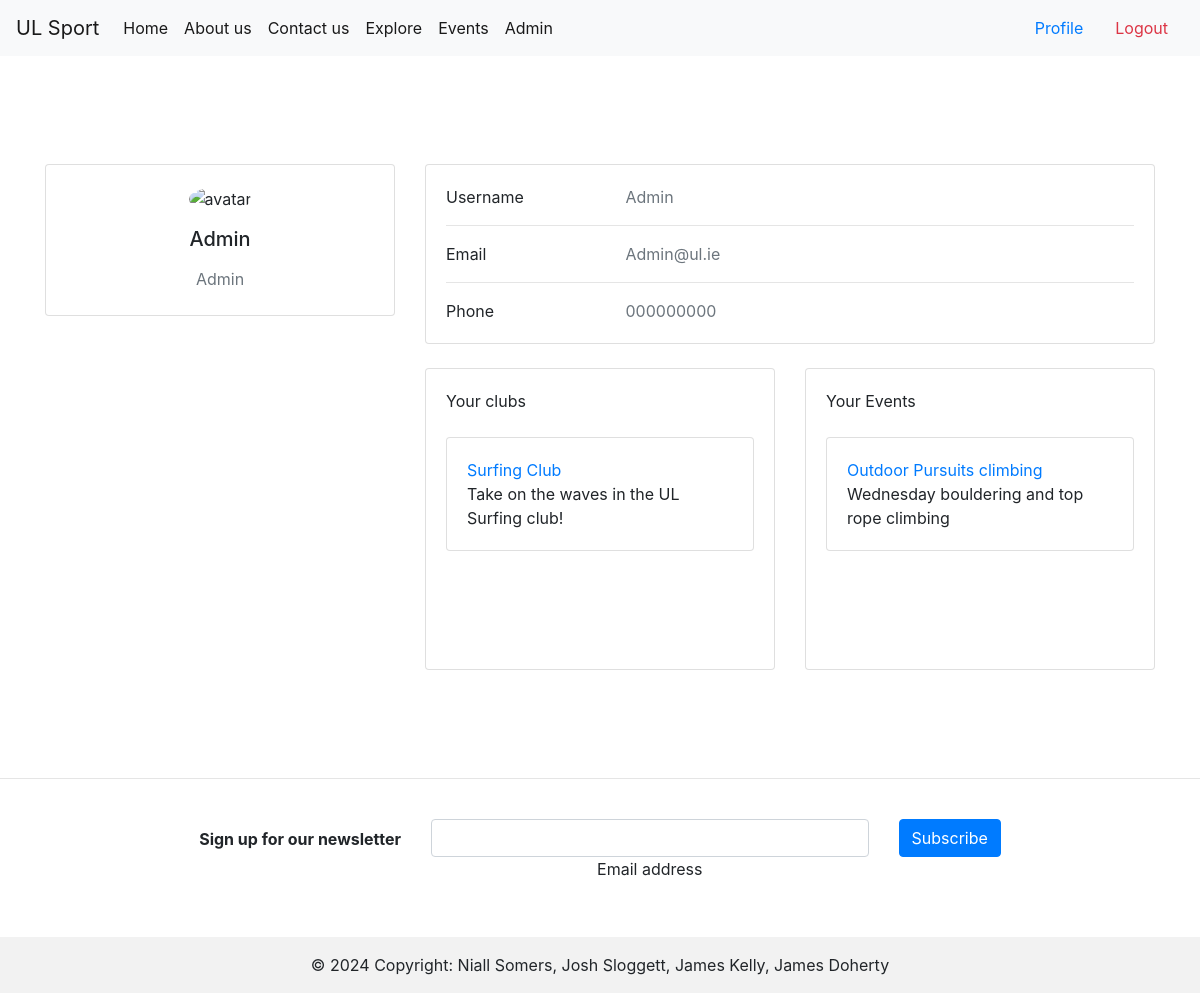
Before: /profile (signed in) with the older database file.
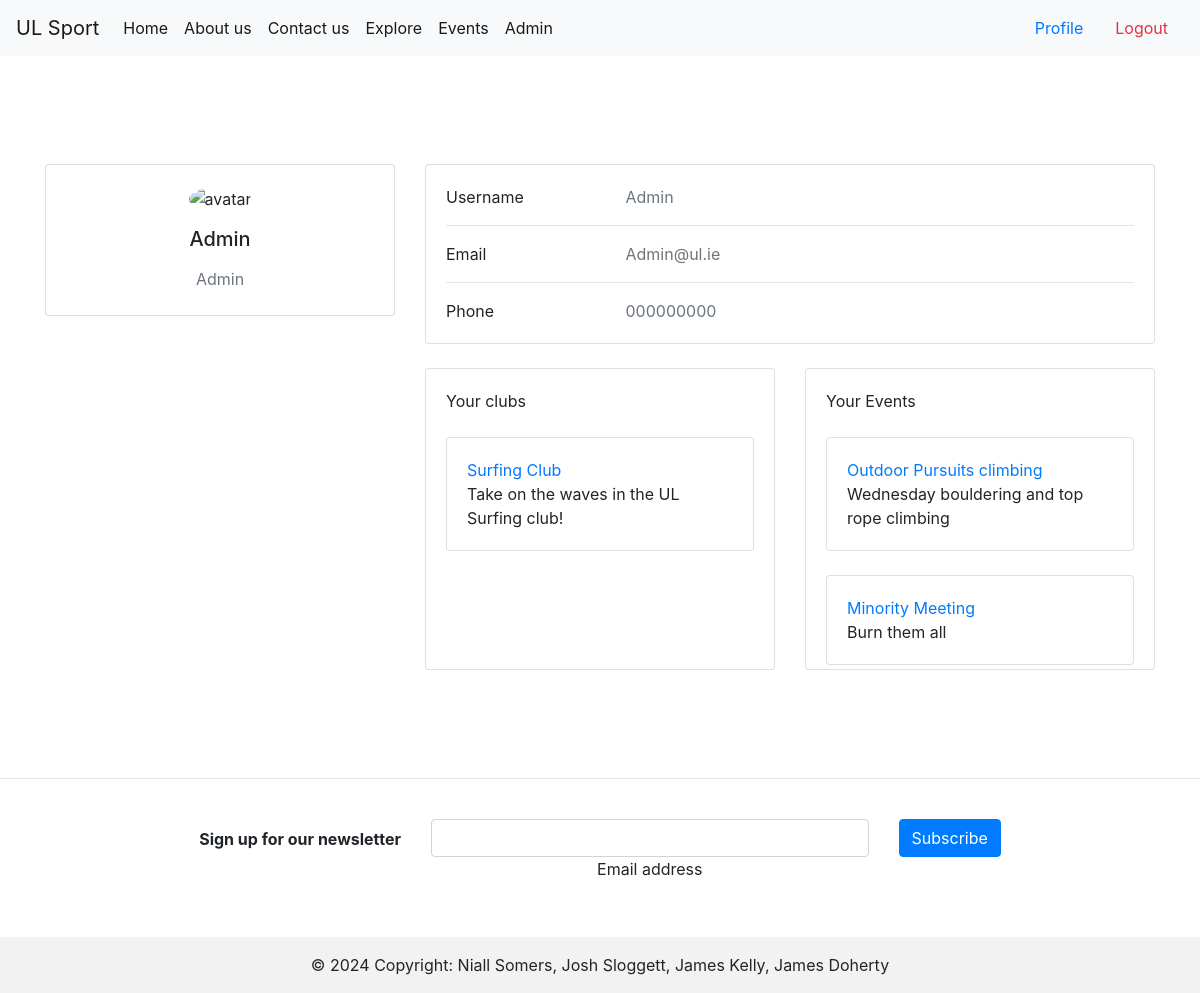
After: the same page with the newer database file.
### tables this page shows
CREATE TABLE Clubs (
    ClubID INTEGER PRIMARY KEY AUTOINCREMENT,
    Name TEXT NOT NULL,
    Description TEXT,
    ValidityStatus TEXT NOT NULL,
    CoordinatorID INTEGER,
    CreatedAt TIMESTAMP DEFAULT CURRENT_TIMESTAMP,
    UpdatedAt TIMESTAMP DEFAULT CURRENT_TIMESTAMP,
    FOREIGN KEY (CoordinatorID) REFERENCES Users(UserID)
);

CREATE TABLE Events (
    EventID INTEGER PRIMARY KEY AUTOINCREMENT,
    Title TEXT NOT NULL,
    Description TEXT,
    Date DATE NOT NULL,
    Time TIME NOT NULL,
    Venue TEXT NOT NULL,
    ClubID INTEGER,
    CreatedAt TIMESTAMP DEFAULT CURRENT_TIMESTAMP,
    UpdatedAt TIMESTAMP DEFAULT CURRENT_TIMESTAMP,
    FOREIGN KEY (ClubID) REFERENCES Clubs(ClubID)
);

### auth.py (the view)
@login_required
def profile():
    conn = db.connect('db/user_data.db')
    cursor = conn.cursor()
    cursor.execute('SELECT ClubID FROM ClubMemberships WHERE UserID = ?', (current_user.id,))
    clubIDs = cursor.fetchall()
    clubs = []
    cursor.execute('SELECT EventID FROM EventRegistrations WHERE UserID = ?', (current_user.id,))
    eventIDs = cursor.fetchall()
    events = []
    for clubID in clubIDs:
        cursor.execute('SELECT * FROM Clubs WHERE ClubID = ?', clubID)
        club = cursor.fetchone()
        clubs.append(club)
    for eventID in eventIDs:
        cursor.execute('SELECT * FROM Events WHERE EventID = ?', eventID)
        event = cursor.fetchone()
        print(event)
        events.append(event)
    return render_template('/profile.html', clubs=clubs, events=events)

### app.py (called while the page is built)
@login_manager.user_loader
def load_user(user_id):
    conn = db.connect('db/user_data.db')
    cursor = conn.cursor()
    cursor.execute('SELECT * FROM Users WHERE UserID = ?', (user_id,))
    user_data = cursor.fetchone()
    conn.close()
    if user_data:
        return auth.User(user_data[0], user_data[1])

### templates/profile.html (shortened to what this page needs)
{% extends "base.html" %}
{% block content %}
<section>
    <div class="container py-5">
      <div class="row">
        <div class="col-lg-4">
          <div class="card mb-4">
            <div class="card-body text-center">
              <img src="https://mdbcdn.b-cdn.net/img/Photos/new-templates/bootstrap-chat/ava3.webp" alt="avatar"
                class="rounded-circle img-fluid" style="width: 150px;">
              <h5 class="my-3">{{ user_data.username }}</h5>
              <p class="text-muted mb-1">{{ user_data.role}}</p>
            </div>
          </div>
        </div>
        <div class="col-lg-8">
          <div class="card mb-4">
            <div class="card-body">
              <div class="row">
                <div class="col-sm-3">
                  <p class="mb-0">Username</p>
                </div>
                <div class="col-sm-9">
                  <p class="text-muted mb-0">{{ user_data.username }}</p>
                </div>
              </div>
              <hr>
              <div class="row">
                <div class="col-sm-3">
                  <p class="mb-0">Email</p>
                </div>
                <div class="col-sm-9">
                  <p class="text-muted mb-0">{{ user_data.email }}</p>
                </div>
              </div>
              <hr>
              <div class="row">
                <div class="col-sm-3">
                  <p class="mb-0">Phone</p>
                </div>
                <div class="col-sm-9">
                  <p class="text-muted mb-0">{{ user_data.mobile }}</p>
                </div>
              </div>
            </div>
          </div>
          <div class="row">
            <div class="col-md-6">
              <div class="card mb-4 mb-md-0">
                <div class="card-body" style="overflow: auto; height: 300px;">
                  <p class="mb-4"> Your clubs
                  </p>
                  {% for club in clubs %}
                  <div class="card">
                  <div class="card-body">
                    <a class="card-title" href="{{url_for('explore')}}">{{club[1]}}</a>
                    <p class="card-text">{{club[2]}}</p>
                  </div>
                </div>
                  <br>
                  {% endfor %}
                </div>
              </div>
            </div>
            <div class="col-md-6">
              <div class="card mb-4 mb-md-0">
                <div class="card-body" style="overflow: auto; height: 300px;">
                  <p class="mb-4">Your Events
                  </p>
                  {% for event in events %}
                  <div class="card">
                  <div class="card-body">
                    <a class="card-title" href="{{url_for('explore')}}">{{event[1]}}</a>
                    <p class="card-text">{{event[2]}}</p>
                  </div>
                </div>
                  <br>
                  {% endfor %}
                </div>
              </div>
            </div>
          </div>
        </div>
      </div>
    </div>
  </section>
{% endblock %}

Changed rows visible on the page:
added Events: Title "Minority Meeting", Description "Burn them all"
